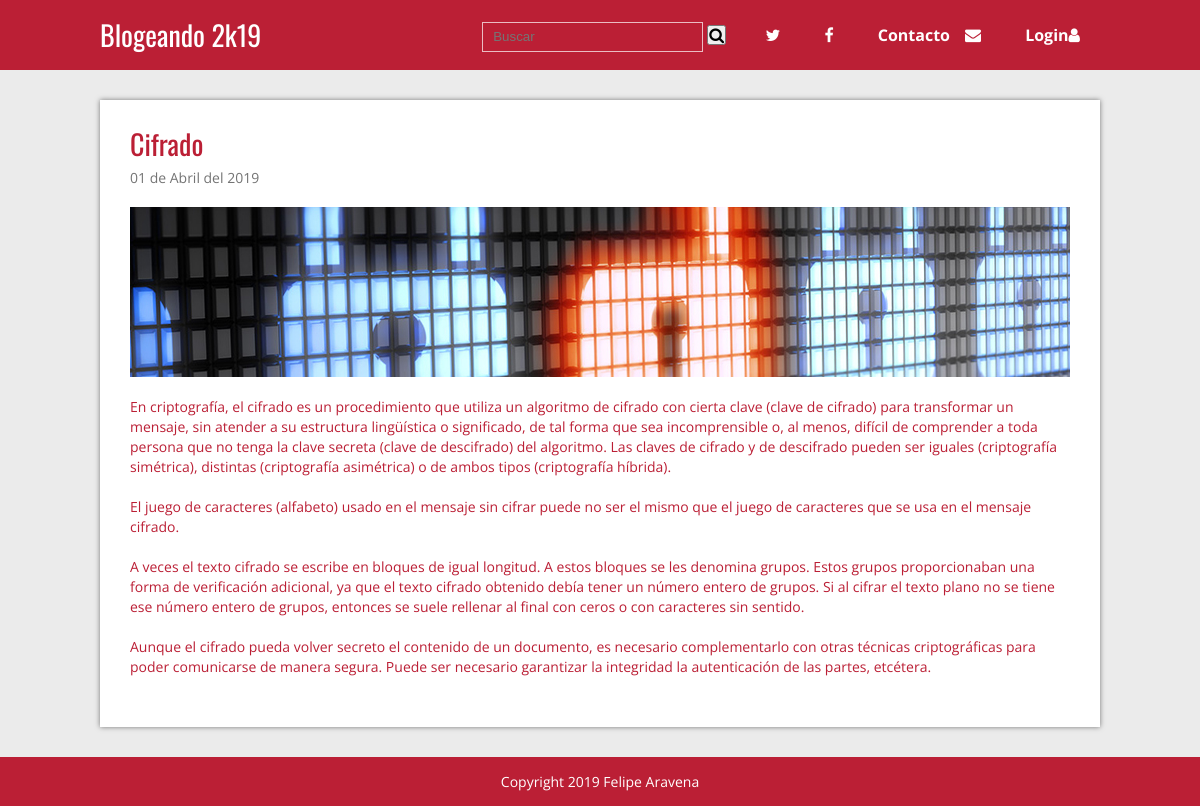
/blog/single.php?id=4, run on the app's committed database.
### tables this page shows
CREATE TABLE `articulos` (
  `id` int(11) NOT NULL,
  `titulo` varchar(200) NOT NULL,
  `extracto` varchar(200) NOT NULL,
  `fecha` timestamp NOT NULL DEFAULT CURRENT_TIMESTAMP,
  `texto` text NOT NULL,
  `thumb` varchar(50) NOT NULL
);

### blog/single.php (called while the page is built, shortened)
<?php
require 'admin/config.php';
require 'functions.php';
$conexion = conexion($bd_config);
$id_articulo = id_articulo($_GET['id']);
$post = obtener_post_por_id($conexion, $id_articulo);
$post = $post[0];
require 'views/single.view.php';
?>

### blog/functions.php (called while the page is built, shortened)
<?php
function limpiarDatos($datos){
	$datos = trim($datos);
	$datos = stripslashes($datos);
	$datos = htmlspecialchars($datos);
	return $datos;
}
function obtener_post_por_id($conexion, $id){
	$resultado = $conexion->query("SELECT * FROM articulos WHERE id = $id LIMIT 1");
	$resultado = $resultado->fetchAll();
	return ($resultado) ? $resultado : false;
}
function id_articulo($id){
	return (int)limpiarDatos($id);
}
function fecha($fecha){
	$timestamp = strtotime($fecha);
	$meses = ['Enero', 'Febrero', 'Marzo', 'Abril', 'Mayo', 'Junio', 'Julio', 'Agosto', 'Septiembre', 'Octubre', 'Noviembre', 'Diciembre'];
	$dia = date('d', $timestamp);
	$mes = date('m', $timestamp) - 1;
	$year = date('Y', $timestamp);
	$fecha = $dia . ' de ' . $meses[$mes] . ' del ' . $year;
	return $fecha;
}
?>

### blog/views/single.view.php (the view)
<?php
require 'header.php';
 ?>
	<div class="contenedor">
		<div class="post">
			<article>
				<h2 class="titulo"><?php echo $post['titulo']; ?></h2>
				<p class="fecha"><?php echo fecha($post['fecha']); ?></p>
				<div class="thumb">
						<img src="<?php echo RUTA; ?>/imagenes/<?php echo $post['thumb']; ?>" alt="<?php echo $post['titulo']; ?>">
				</div>
				<p class="extracto"><?php echo nl2br($post['texto']); ?></p>
			</article>
		</div>
	</div>
<?php require 'footer.php' ?>

### blog/css/estilos.css (style rules this page uses)
* { margin: 0; padding: 0; -webkit-box-sizing: border-box; -moz-box-sizing: border-box; box-sizing: border-box; }
body { font-size: 16px; font-family: 'Open Sans', sans-serif; background: #ebebeb; }
h1, h2, h3, h4, h5, h6 { font-family: "Oswald", Arial, Sans-serif; font-weight: normal; }
.contenedor { max-width: 1000px; width: 90%; margin: auto; }
.post { width: 100%; background: #fff; box-shadow: 0px 0px 5px rgba(0,0,0, .5); margin-bottom: 30px; padding: 30px; }
.post article .titulo { font-family: "Oswald", Arial, Sans-serif; font-size: 28px; font-weight: normal; line-height: 28px; margin-bottom: 10px; }
.post article .fecha { color:#747474; font-size: 14px; margin-bottom: 20px; }
.post article .thumb { margin-bottom: 20px; }
.post article .thumb img { vertical-align: top; width: 100%; }
.post article .extracto { font-size: 14px; line-height: 20px; margin-bottom: 20px; }

### data on the page
articulos: titulo "Cifrado", fecha "01 de Abril del 2019", thumb (picture), texto "En criptografía, el cifrado es un procedimiento que utiliza un algoritmo de cifrado con cierta clave (clave de cifrado) para transformar un mensaje, sin atender a su estructura lingüística o significado, de tal forma que sea incomprensible o, al menos, difícil de comprender a toda persona que no tenga la clave secreta (clave de descifrado) del algoritmo. Las claves de cifrado y de descifrado pueden ser iguales (criptografía simétrica), distintas (criptografía asimétrica) o de ambos tipos (criptografía híbrida). El juego de caracteres (alfabeto) usado en el mensaje sin cifrar puede no ser el mismo que el juego de caracteres que se usa en el mensaje cifrado. A veces el texto cifrado se…"
